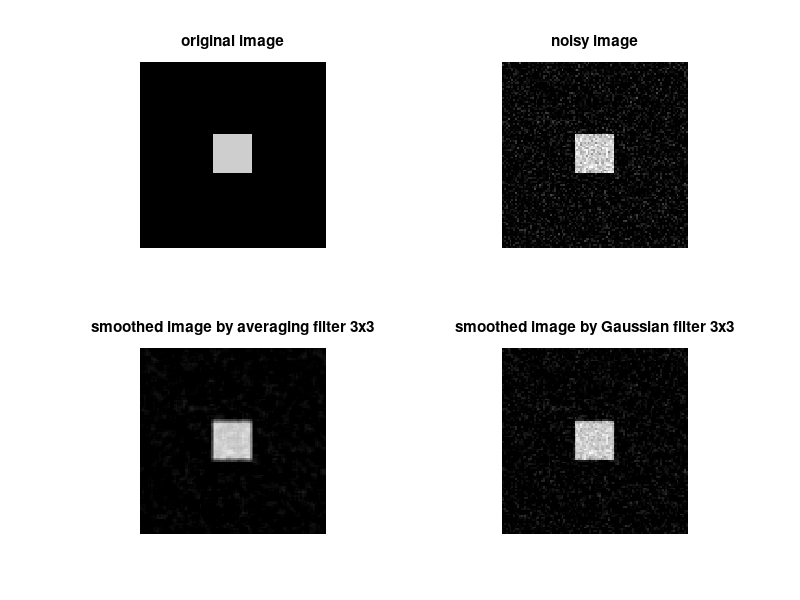
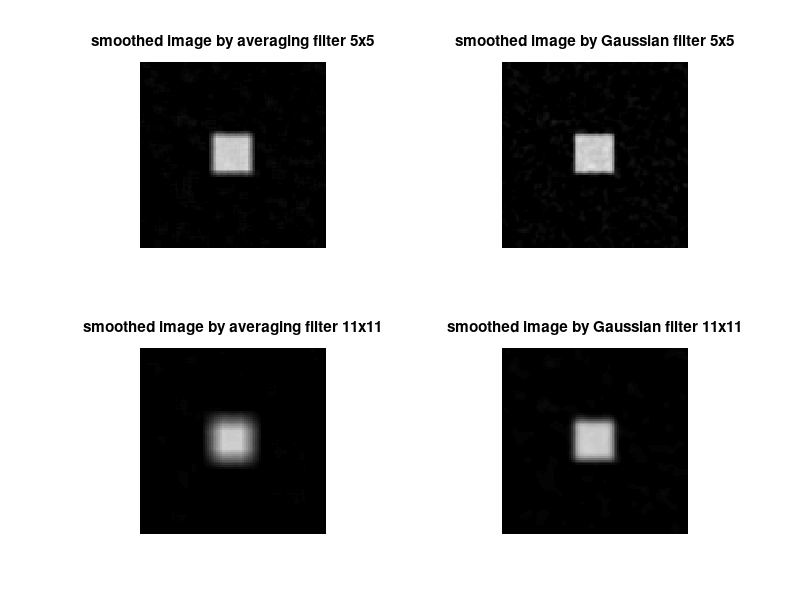

The MATLAB script that drew these images, in order:
close all
%help fspecial
%help randn

S=zeros(100,100);
S(40:60,40:60)=0.8;
subplot(221); imshow(S, [0 1]); colormap('gray'); title('original image')

N=0.1*randn(100,100);
I=S+N;
subplot(222); imshow(I); colormap('gray'); ...
    title('noisy image')

A=fspecial('average',3);
O1=imfilter(I,A);
subplot(223); imshow(O1); colormap('gray'); ...
    title('smoothed image by averaging filter 3x3')

G=fspecial('gaussian', 3);
O2=imfilter(I,G);
subplot(224); imshow(O2); colormap('gray'); ...
    title('smoothed image by Gaussian filter 3x3')

figure(2)
A=fspecial('average',5);
O1=imfilter(I,A);
subplot(221); imshow(O1); colormap('gray'); ...
    title('smoothed image by averaging filter 5x5')

G=fspecial('gaussian', 5,1);
O2=imfilter(I,G);
subplot(222); imshow(O2); colormap('gray'); ...
    title('smoothed image by Gaussian filter 5x5')

A=fspecial('average',11);
O1=imfilter(I,A);
subplot(223); imshow(O1); colormap('gray'); ...
    title('smoothed image by averaging filter 11x11')

G=fspecial('gaussian', 11,2);
O2=imfilter(I,G);
subplot(224); imshow(O2); colormap('gray'); ...
    title('smoothed image by Gaussian filter 11x11')
